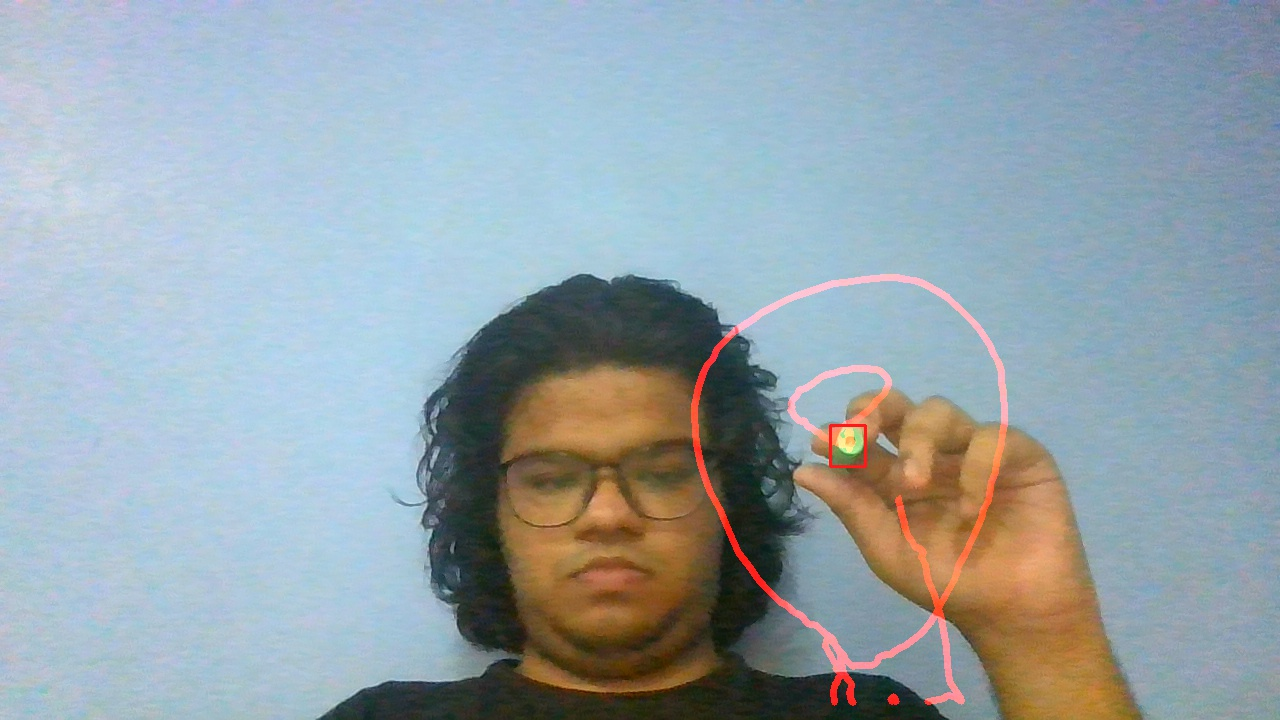
#> input picture Week-5/img_01.jpg, 1280 x 720 px, given in place of the camera
$ jupyter execute 'pen with canvas.ipynb'
#> lines starting #> are read from the running program, lines starting #| are printed output that depends on the picture; after the words box and inside, x2 and y2 are one past the last pixel; in counts of white or black regions, pixels touching at a corner belong together
[cell 1]
load_from_disk = True
import numpy as np
import cv2
import time

[cell 2]
if load_from_disk:
    penval = np.load('penval_red.npy')
#> (reads Week-5/penval_red.npy from the repository)

cap = cv2.VideoCapture(0)
cap.set(3,1280)
cap.set(4,720)
canvas = None
kernal = np.ones((5,5), np.uint8)
cv2.namedWindow('image', cv2.WINDOW_NORMAL)
noiseth = 600

wipethresh = 40000
x1, y1 = 0, 0
clear = False
while(True):
    img_og = cap.read()[1]
#> img_og is the input picture: shape (720, 1280, 3); mean B, G, R 171.5, 164, 150.3
    img_og = cv2.flip(img_og, 1)
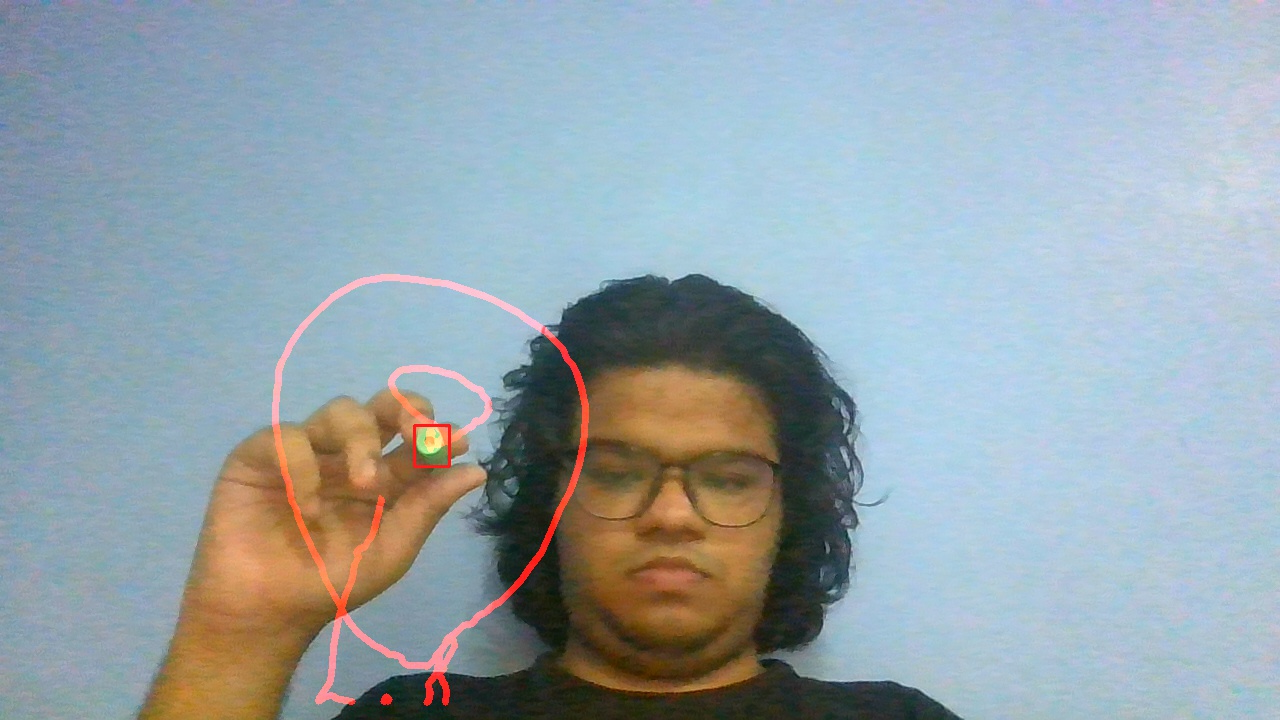
#> img_og: shape (720, 1280, 3); mean B, G, R 171.5, 164, 150.3
    if canvas is None:
        canvas = np.zeros_like(img_og)


    hsv = cv2.cvtColor(img_og, cv2.COLOR_BGR2HSV)
#> hsv: shape (720, 1280, 3); mean H, S, V 88.2, 70.6, 185.3

    lower_range = penval[0]
    upper_range = penval[1]

    mask = cv2.inRange(hsv, lower_range, upper_range)
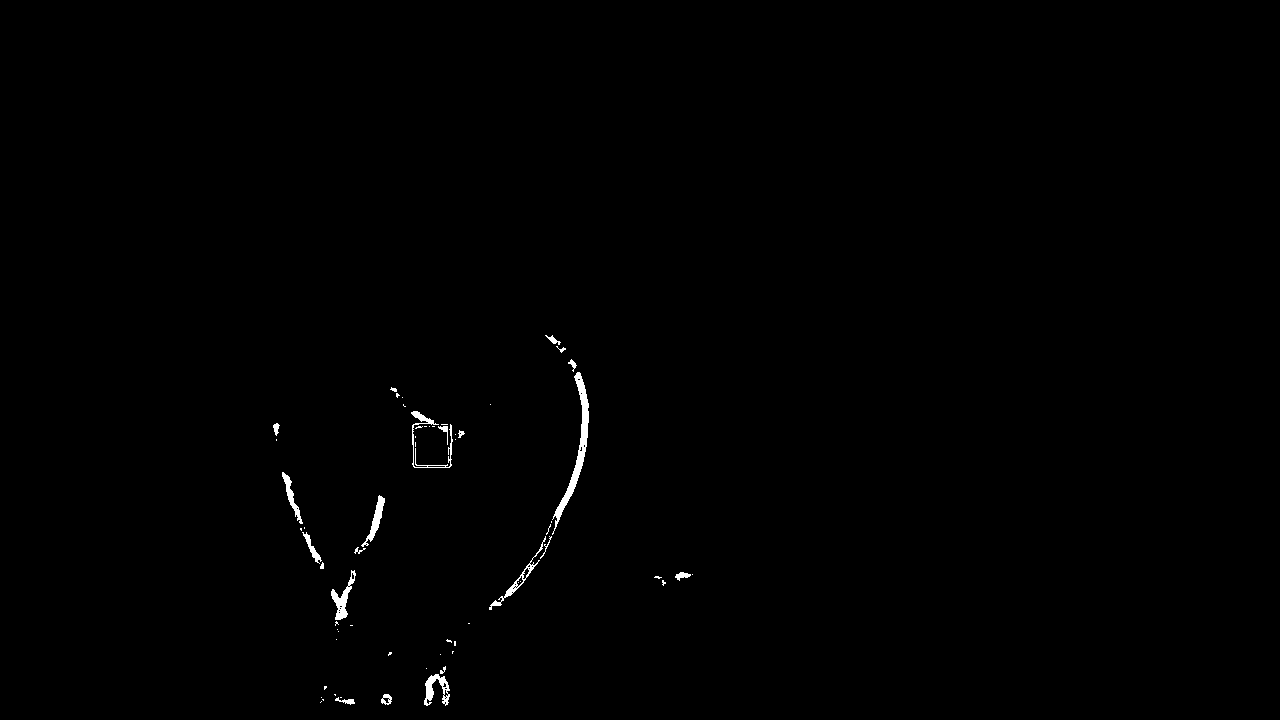
#> mask: shape (720, 1280); 0.45% white; 63 white regions (41 under 20 px), largest, box (x1, y1, x2, y2) and area: (552, 372, 589, 535) 1075, (331, 570, 356, 620) 404, (411, 411, 453, 468) 393
    mask = cv2.erode(mask, kernal, iterations = 1)
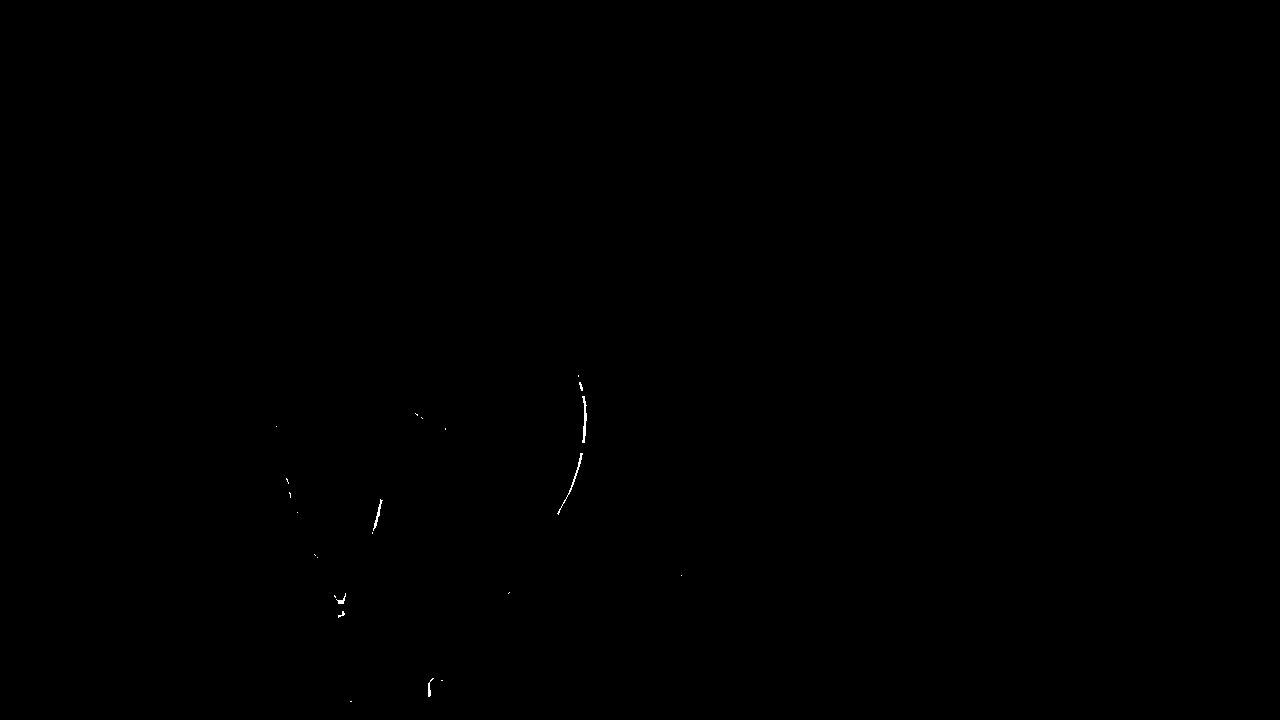
#> mask: shape (720, 1280); 0.05% white in thin lines or dots, all inside (x1, y1, x2, y2) = (276, 375, 682, 702)
    mask = cv2.dilate(mask, kernal, iterations = 2)
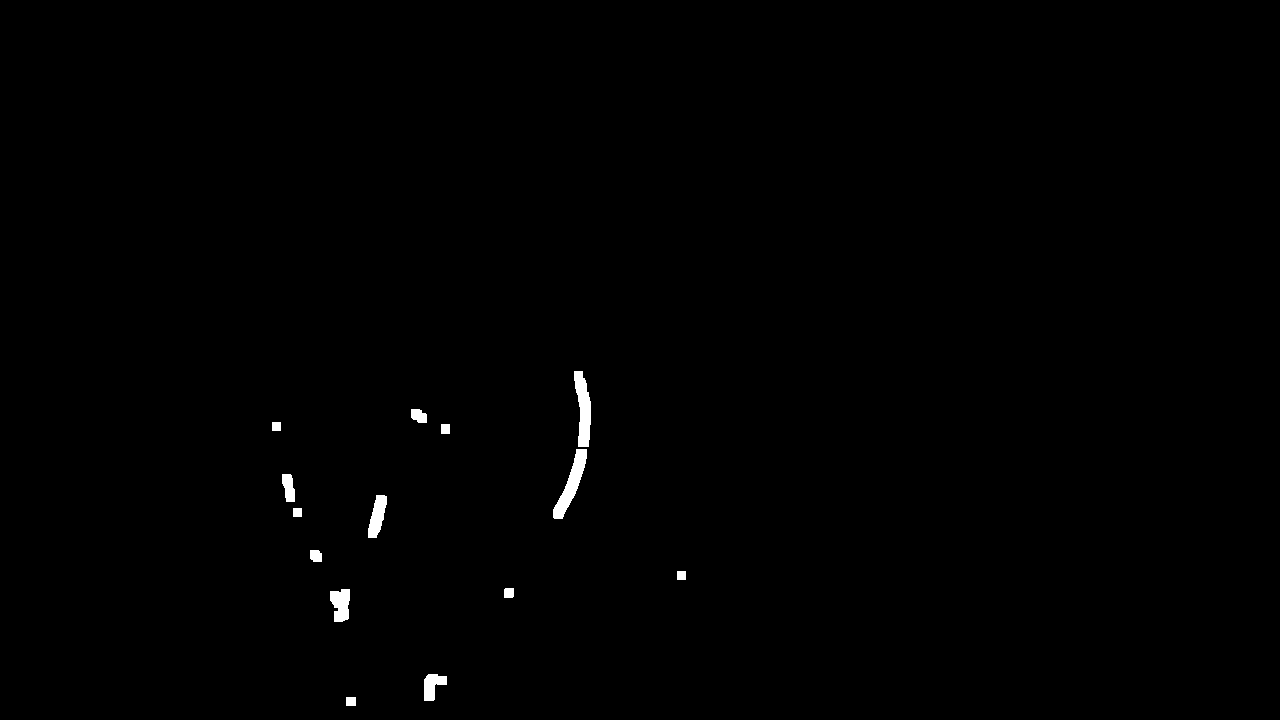
#> mask: shape (720, 1280); 0.46% white; 14 white regions
    contours, hierarchy = cv2.findContours(mask, cv2.RETR_EXTERNAL, cv2.CHAIN_APPROX_SIMPLE)
#> contours = 14 contours; largest, box (x1, y1, x2, y2) and area: (553, 449, 587, 519) 802, (574, 371, 591, 447) 765, (330, 589, 350, 622) 461, (368, 495, 387, 538) 456, (424, 674, 447, 701) 352


    if contours and cv2.contourArea(max(contours, key = cv2.contourArea)) > noiseth:
        c = max(contours, key = cv2.contourArea)
#> c = contour of 91 points, box (x1, y1, x2, y2) (553, 449, 587, 519), area 802
        x2,y2,w,h = cv2.boundingRect(c)
#> x2 = 553; y2 = 449; w = 34; h = 70
        area = cv2.contourArea(c)
#> area = 802
        if x1 == 0 and y1 ==0:
            x1, y1 = x2, y2
#> x1 = 553; y1 = 449
        else:
            canvas = cv2.line(canvas, (x1,y1),(x2,y2),[0, 0, 255],5)

        x1, y1 = x2, y2
        if area > wipethresh:
            clear = True
        #cv2.rectangle(img_og, (x2,y2), (x2+w,y2+h), (0,25,255),2)
    else:
        x1, y1 = 0, 0
    #_, mask = cv2.threshold(cv2.cvtColor(canvas, cv2.COLOR_BGR2GRAY),20, 255, cv2.THRESH_BINARY)
    #fore = cv2.bitwise_and(canvas, canvas, mask = mask)
    #back = cv2.bitwise_and(img_og, img_og, mask= cv2.bitwise_not(mask))
    img_og = cv2.add(img_og, canvas)
    # [5 lines of commented-out code are left out]
    cv2.imshow("wtf", img_og)
    key = cv2.waitKey(1)
#> (key Esc is pressed here)

    if key == 27:
        break
    if key == ord('c'):
        time.sleep(2)
        canvas = None
        clear = False
cv2.destroyAllWindows()
cap.release()
